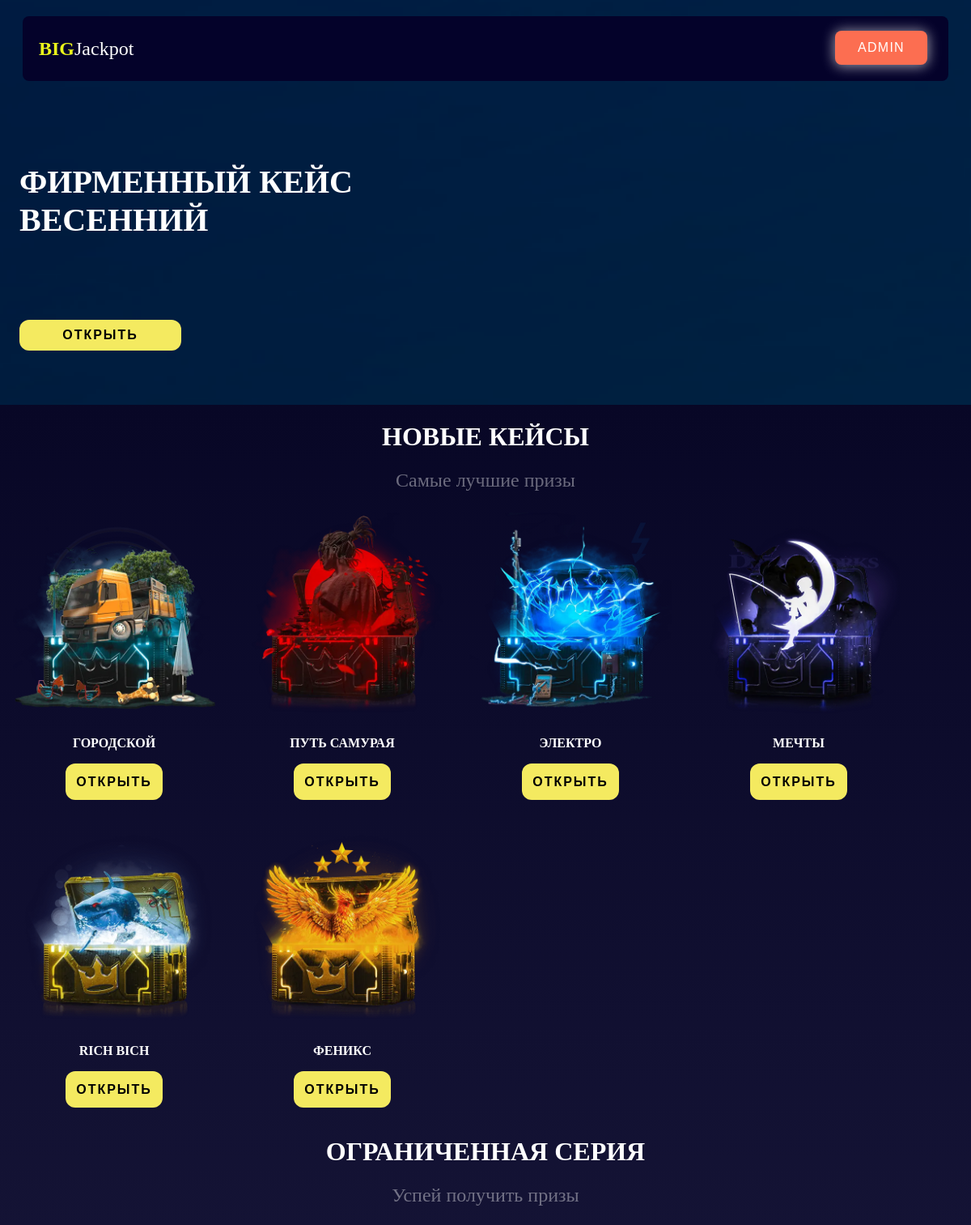
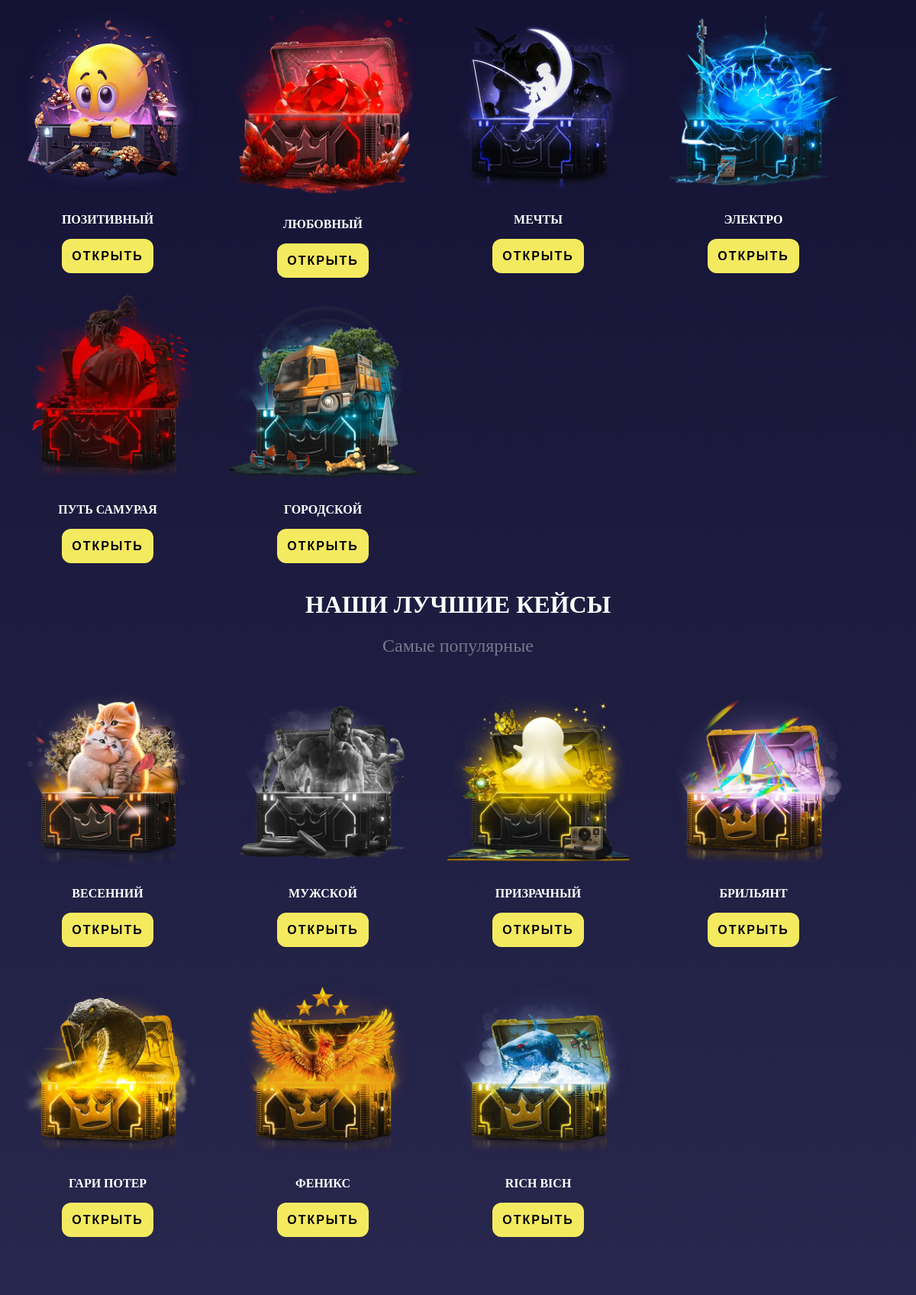
The app's page / (signed in, upper part) with its own data (2 pictures, top to bottom).
### case/models.py (models this page shows, shortened)
class Case(models.Model):
    name = models.CharField(max_length=100, verbose_name='Название кейса')
    img_certificates = ResizedImageField(
        verbose_name='Изображение', force_format="WEBP", quality=75, upload_to="case")
    categories = models.ManyToManyField(Category, related_name='cases', verbose_name='Категории')
    class Meta:
        verbose_name = 'Кейс'
        verbose_name_plural = 'Кейсы'

class Category(models.Model):
    name = models.CharField(max_length=100, verbose_name='Название категории')
    title = models.CharField(max_length=200, verbose_name='Описание(тег)')
    class Meta:
        verbose_name = 'Категория'
        verbose_name_plural = 'Категории'

### case/views.py (the view)
# urls.py: path('', index, name='index'),
def index(request):
    cases_popular = Case.objects.order_by('-id')[:6]
    categories = Category.objects.all()
    data = {
        'cases' : cases_popular,
        'categories' :categories,
    }
    data['user_items'] = UserItem.objects.all().count()
    data['user_count'] = User.objects.all().count()
    return render(request, 'main/index.html', context=data)

### templates/main/index.html (shortened to what this page needs)
<!DOCTYPE html>
<html lang="ru">
    <head>
        {% load static %}
        <link rel="stylesheet" type="text/css" href="{% static 'css/style-button.css' %}">
        <link rel="stylesheet" type="text/css" href="{% static 'css/stylesHome.css' %}">
        <link rel="stylesheet" type="text/css" href="{% static 'css/header.css' %}">
    </head>
    <body>
        {% include 'main/module/header.html' %}
        <main class="styles-main">
            <div class="gif-box">
                <p>фирменный кейс<br>весенний</p>
                <div class="button-style">
                    <form action="{{ settings.SITE_URL }}case/4/">
                        <button class="styles-button" type="submit">открыть</button>
                       </form>
                </div>
            </div>
            <div class="boxCase">
                <div class="style-text-case1">
                    <h1>новые кейсы</h1>
                    <p>Самые лучшие призы</p>
                </div>
                <div class="caseContainer">
                    {% for case in cases %}
                    <div class="box-Case">
                        <div class="img-Case">
                            <img class="img_case" src="{{ case.img_certificates.url }}" alt="{{ case.name }}">
                        </div>
                        <p>{{ case.name }}</p>
                        <div class="button_style">
                            <a href="/case/{{ case.id }}">
                            <input class="styles-button" type="button" value="Открыть">
                            </a>
                        </div>
                    </div>
                    {% endfor %}
                </div>
                {% for category in categories %}
                <div class="style-text-case1">
                    <h1>{{ category.name }}</h1>
                    <p>{{ category.title }}</p>
                </div>
                <div class="caseContainer">
                    {% for case in category.cases.all %}
                    <div class="box-Case">
                        <div class="img-Case">
                            <img class="img_case" src="{{ case.img_certificates.url }}" alt="{{ case.name }}">
                        </div>
                        <p>{{ case.name }}</p>
                        <div class="button_style">
                            <a href="/case/{{ case.id }}">
                                <input class="styles-button" type="button" value="Открыть">
                            </a>
                        </div>
                    </div>
                    {% endfor %}
                </div>
                {% endfor %}
            </div>
        </main>
    </body>
</html>

### templates/main/module/header.html
{% load static %}
<header class="top-menu">
    <div class="style-header">
        <a href="/" class="home_link"><p><b>big</b>Jackpot</p></a>
        <div class="button_style">
            {% if request.user.is_authenticated %}
                <a href="{{ settings.SITE_URL }}/profile/">
                    <button id="button" class="style-buttons" type="button">{{ user.username }}</button>
                </a>
            {% else %}
                <a href="{% url 'login' %}">
                    <button id="button" class="style-buttons" type="button">войти</button>
                </a>
            {% endif %}
        </div>
    </div>
</header>

### static/css/style-button.css (style rules this page uses)
.styles-button { appearance: none; background-color: #f4ea60; border: none; border-radius: 12px; box-sizing: border-box; color: black; cursor: pointer; display: inline-block; font-size: 1rem; font-weight: 600; line-height: normal; margin: 0; min-width: 0; outline: none; padding: 10px; text-align: center; text-decoration: none; text-transform: uppercase; letter-spacing: 2px; transition: all 300ms cubic-bezier(.23, 1, 0.32, 1); user-select: none; -webkit-user-select: none; touch-action: manipulation; max-width: 272px; max-height: 56px; width: 100%; height: 100%; will-change: transform; }
.style-buttons { padding: 11px 28px; border-radius: 8px; border: none; box-shadow: 0px 1px 16px 1px rgba(255, 255, 255, 0.6); line-height: 1.25; background: #FC6E51; text-decoration: none; color: white; font-size: 1rem; letter-spacing: 0.08em; text-transform: uppercase; transition: background-color .6s ease; overflow: hidden; }

### static/css/stylesHome.css (style rules this page uses)
.styles-main { display: flex; flex-direction: column; }
.gif-box { display: flex; flex-direction: column; justify-content: flex-end; padding: 0 2vw; height: 500px; background-image: url("/media/bigfuut.webp"); background-repeat: no-repeat; background-position: center; background-attachment: fixed; -webkit-background-size: cover; -moz-background-size: cover; -o-background-size: cover; background-size: cover; }
.gif-box p { font-size: 2.5rem; font-weight: 700; color: #FFFFFF; text-transform: uppercase; }
.button-style { margin: 60px 0; height: 45px; }
.styles-button { max-width: 200px !important; width: 100% !important; }
.boxCase { display: flex; flex-direction: column; align-items: center; padding-bottom: 4em; background: linear-gradient(0deg,#28274d,#080726); }
.style-text-case1 { display: flex; flex-direction: column; align-items: center; margin-bottom: 1em; }
.style-text-case1 p { color: rgba(255,255,255, 0.4); font-size: 1.5rem; margin: 0; }
.box-Case { display: flex; flex-direction: column; align-items: center; width: 250px; height: 380px; margin: auto 1em; }
.box-Case p { text-transform: uppercase; color: #FFFFFF; font-weight: 700; }
.img-Case { margin: 10px auto; display: flex; }
.caseContainer { display: flex; width: 100%; height: 100%; max-width: 1699px; display: flex; flex-wrap: wrap; }
.img_case { width: 100%; max-width: 260px; height: 100%; max-height: 260px; }

### static/css/header.css (style rules this page uses)
body { margin: 0; }
h1 { text-transform: uppercase; color: white; }
.top-menu { display: flex; justify-content: center; }
.style-header { position: fixed; z-index: 999; display: flex; justify-content: space-between; align-items: center; width: 92%; max-height: 80px; height: 100%; border-radius: 8px; margin: 20px 0; padding: 0 20px; background-color: #04022a; }
.style-header p { color: #FFFFFF; font-size: 1.5rem; }
.style-header p b { color: #ebf61b; text-transform: uppercase; }
.button_style { max-height: 45px; height: 100%; max-width: 120px; width: 100%; }
.home_link { text-decoration : none; }

### records on screen
Case: img_certificates (picture), name "ГОРОДСКОЙ"
Case: img_certificates (picture), name "ПУТЬ САМУРАЯ"
Case: img_certificates (picture), name "ЭЛЕКТРО"
Case: img_certificates (picture), name "МЕЧТЫ"
Case: img_certificates (picture), name "RICH BICH"
Case: img_certificates (picture), name "ФЕНИКС"
Category: name "ОГРАНИЧЕННАЯ СЕРИЯ", title "Успей получить призы"
Case: img_certificates (picture), name "ПОЗИТИВНЫЙ"
Case: img_certificates (picture), name "ЛЮБОВНЫЙ"
Category: name "НАШИ ЛУЧШИЕ КЕЙСЫ", title "Самые популярные"
Case: img_certificates (picture), name "ВЕСЕННИЙ"
Case: img_certificates (picture), name "МУЖСКОЙ"
Case: img_certificates (picture), name "ПРИЗРАЧНЫЙ"
Case: img_certificates (picture), name "БРИЛЬЯНТ"
Case: img_certificates (picture), name "ГАРИ ПОТЕР"

### other values on screen
{{ user.username }} "ADMIN"
